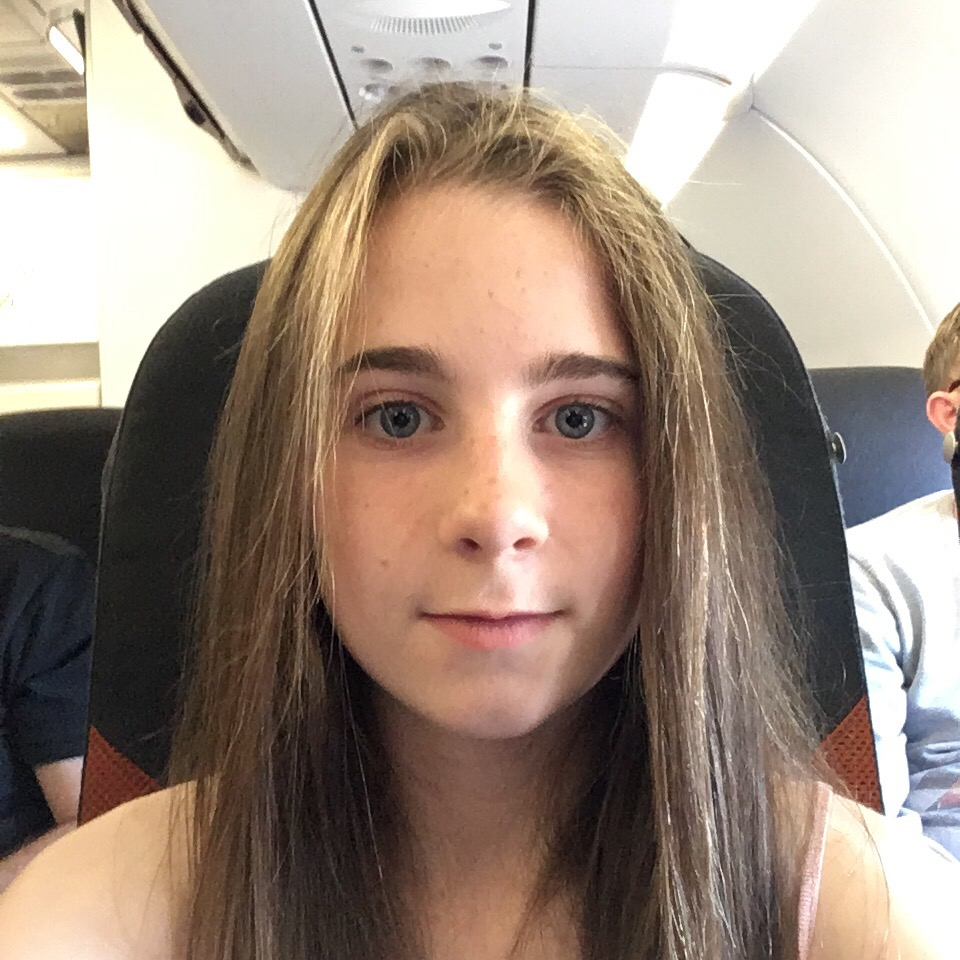
#> input picture opencv_play/emily.JPG, 960 x 960 px
$ python find_face.py
#> lines starting #> are read from the running program, lines starting #| are printed output that depends on the picture; after the words box and inside, x2 and y2 are one past the last pixel; in counts of white or black regions, pixels touching at a corner belong together
import cv2
import numpy

#Holds model of what looks like a face
face_cascade = cv2.CascadeClassifier("./.env/lib/python3.6/site-packages/cv2/data/haarcascade_frontalface_default.xml")

img = cv2.imread("emily.JPG")
#> img is the input picture: shape (960, 960, 3); mean B, G, R 123.7, 136.8, 154.4

#convert to greyscale
gray = cv2.cvtColor(img, cv2.COLOR_BGR2GRAY)
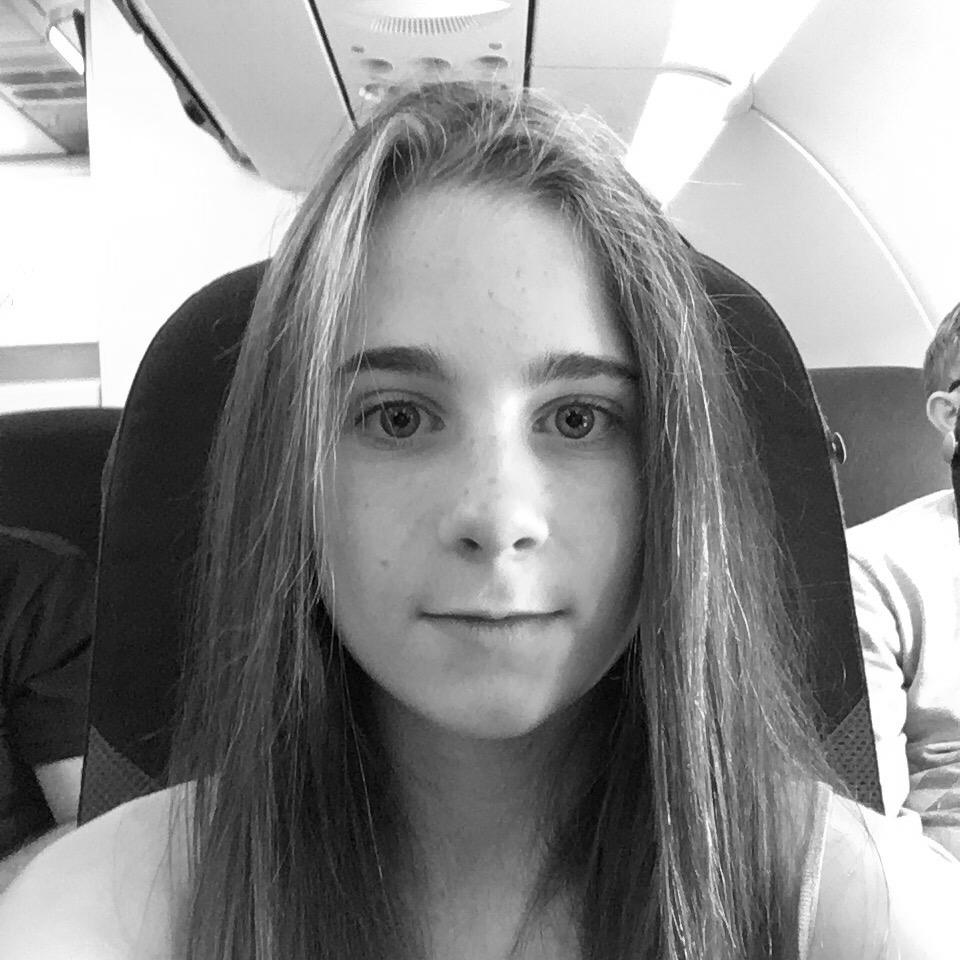
#> gray: shape (960, 960); min 1, max 255, mean 140.6

# cv2.imwrite("emily_gray.jpg", gray)

# if find face... pull it out
faces = face_cascade.detectMultiScale(gray, 1.3, 5)
#> faces = [[238, 232, 494, 494]]

# draw rectangle round each face...
if(len(faces) > 0):
    for (x, y, w, h) in faces:
        gray = cv2.rectangle(gray, (x,y), (x+w, y+h), (0,0,255), 2)
        cv2.imwrite("face.jpg", gray)
#> this loop made 1 pass
#> pass 1, `gray = cv2.rectangle(gray, (x,y), (x+w, y+h), (0,0,255), 2)`:
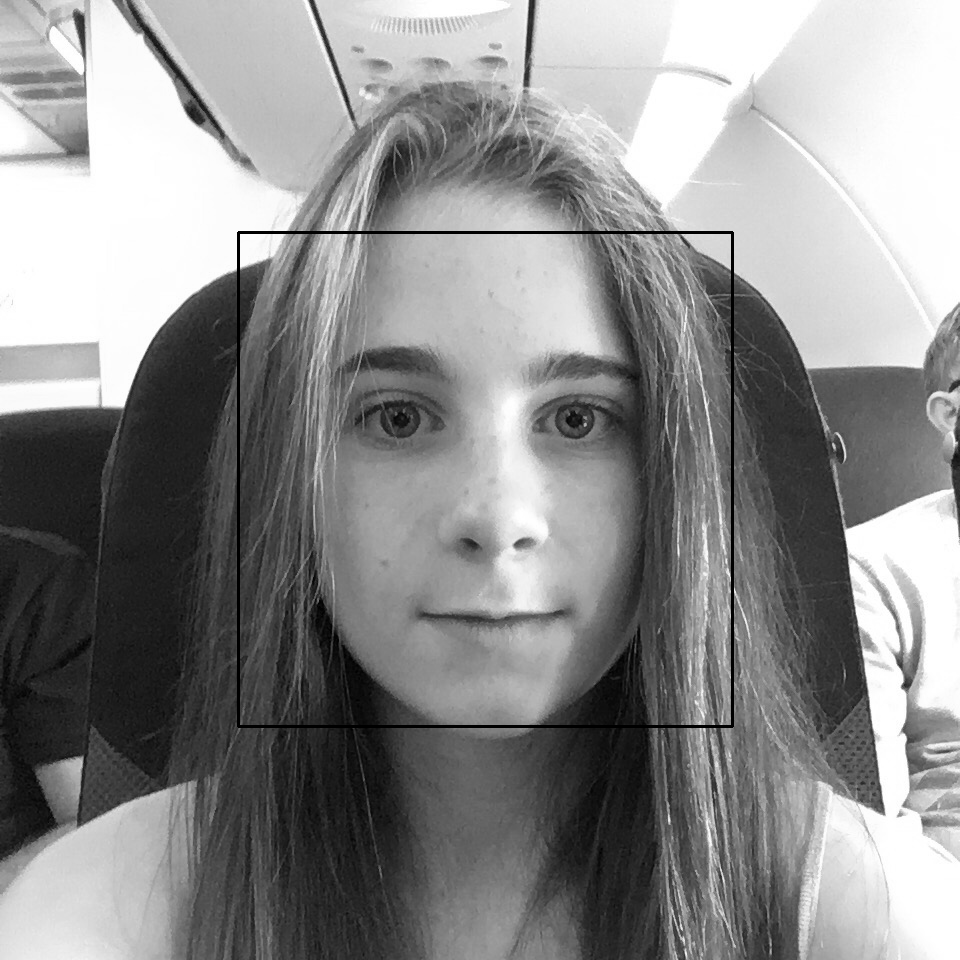
#> gray: shape (960, 960); 0.64% of pixels changed, all inside (x1, y1, x2, y2) = (237, 231, 734, 728)
